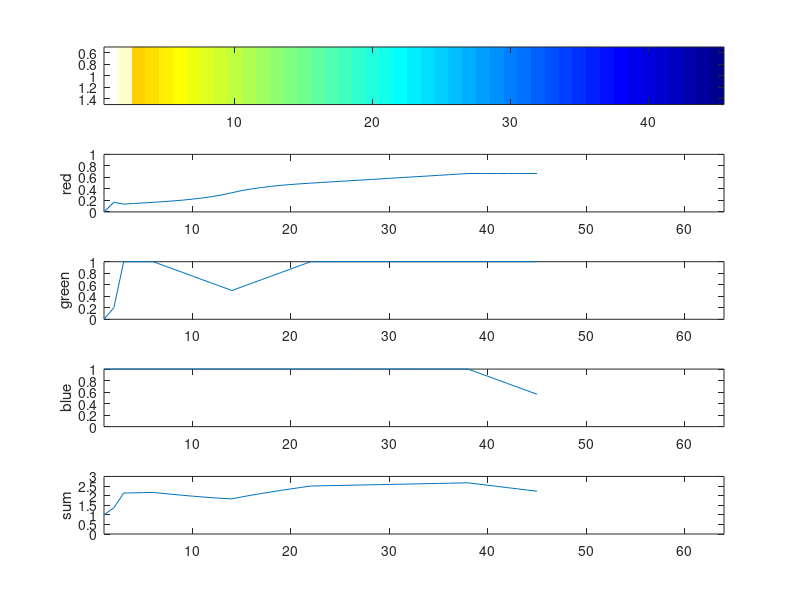

Here is the MATLAB script that generated this plot:
function sample_colormap
%SAMPLE_COLORMAP try a colormap for use in cspy
%
% Example:
%   sample_colormap
% See also: testall

%   Copyright 2006-2007, Timothy A. Davis.
%   http://www.cise.ufl.edu/research/sparse


h = jet (64) ;
h = h (64:-1:1,:) ;
h = h (20:end,:) ;

% h = h (17:128,:) ;

% s = sum (jet,2) ;
% h (:,1) = h (:,1) ./ s ;
% h (:,2) = h (:,2) ./ s ;
% h (:,3) = h (:,3) ./ s ;

h (1,:) = [1 1 1] ;	% white
h (2,:) = [1 1 .8] ;	% light yellow

% h
colormap (h) ;

clf
subplot (5,1,1) ;
image (1:size(h,1)) ;

h = rgb2hsv (h) ;
% h (:,3) = linspace (1,0,64) ;
% h= hsv2rgb (h) ;

subplot (5,1,2)  ; plot (h(:,1)) ; axis ([1 64 0 1]) ; ylabel ('red') ;
subplot (5,1,3)  ; plot (h(:,2)) ; axis ([1 64 0 1]) ; ylabel ('green') ;
subplot (5,1,4)  ; plot (h(:,3)) ; axis ([1 64 0 1]) ; ylabel ('blue') ;
subplot (5,1,5)  ; plot (sum(h,2)) ; axis ([1 64 0 3]) ; ylabel ('sum') ;

